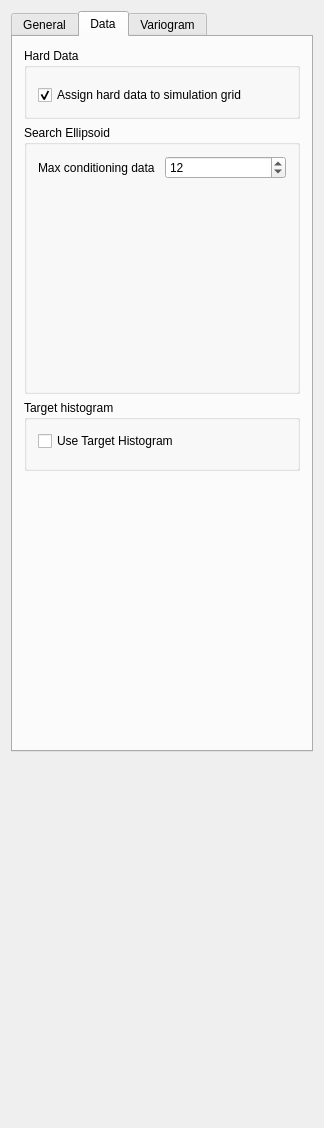
<?xml version="1.0" encoding="UTF-8"?>
<ui version="4.0">
 <class>Sgsim</class>
 <widget class="QWidget" name="Sgsim">
  <property name="geometry">
   <rect>
    <x>0</x>
    <y>0</y>
    <width>318</width>
    <height>1128</height>
   </rect>
  </property>
  <property name="windowTitle">
   <string>category=Simulation
description=sequential gaussian simulation</string>
  </property>
  <property name="whatsThis">
   <string/>
  </property>
  <property name="AlgorithmCategory" stdset="0">
   <string>Simulation</string>
  </property>
  <property name="AlgorithmDescription" stdset="0">
   <string>Sequential Gaussian Simulation</string>
  </property>
  <layout class="QVBoxLayout" name="verticalLayout_6">
   <item>
    <widget class="QTabWidget" name="sgsim">
     <property name="sizePolicy">
      <sizepolicy hsizetype="Preferred" vsizetype="Preferred">
       <horstretch>0</horstretch>
       <verstretch>0</verstretch>
      </sizepolicy>
     </property>
     <property name="currentIndex">
      <number>1</number>
     </property>
     <widget class="QWidget" name="tab">
      <attribute name="title">
       <string>General</string>
      </attribute>
      <layout class="QVBoxLayout" name="verticalLayout_3">
       <item>
        <widget class="QGroupBox" name="SimulationGrid">
         <property name="maximumSize">
          <size>
           <width>32767</width>
           <height>140</height>
          </size>
         </property>
         <property name="title">
          <string>Simulation Grid</string>
         </property>
         <layout class="QVBoxLayout" name="verticalLayout">
          <item>
           <widget class="GridSelector" name="Grid_Name">
            <property name="currentIndex">
             <number>0</number>
            </property>
           </widget>
          </item>
          <item>
           <widget class="QLabel" name="TextLabel2">
            <property name="text">
             <string>Property Name Prefix</string>
            </property>
            <property name="wordWrap">
             <bool>false</bool>
            </property>
           </widget>
          </item>
          <item>
           <widget class="QLineEdit" name="Property_Name"/>
          </item>
          <item>
           <spacer>
            <property name="orientation">
             <enum>Qt::Vertical</enum>
            </property>
            <property name="sizeType">
             <enum>QSizePolicy::Expanding</enum>
            </property>
            <property name="sizeHint" stdset="0">
             <size>
              <width>16</width>
              <height>16</height>
             </size>
            </property>
           </spacer>
          </item>
         </layout>
        </widget>
       </item>
       <item>
        <spacer>
         <property name="orientation">
          <enum>Qt::Vertical</enum>
         </property>
         <property name="sizeType">
          <enum>QSizePolicy::Fixed</enum>
         </property>
         <property name="sizeHint" stdset="0">
          <size>
           <width>16</width>
           <height>16</height>
          </size>
         </property>
        </spacer>
       </item>
       <item>
        <layout class="QHBoxLayout">
         <property name="spacing">
          <number>6</number>
         </property>
         <property name="margin">
          <number>0</number>
         </property>
         <item>
          <widget class="QLabel" name="TextLabel2_2_2_2">
           <property name="text">
            <string>Nb of realizations</string>
           </property>
           <property name="wordWrap">
            <bool>false</bool>
           </property>
          </widget>
         </item>
         <item>
          <widget class="QSpinBox" name="Nb_Realizations">
           <property name="minimum">
            <number>1</number>
           </property>
           <property name="maximum">
            <number>10000</number>
           </property>
          </widget>
         </item>
        </layout>
       </item>
       <item>
        <layout class="QHBoxLayout">
         <property name="spacing">
          <number>6</number>
         </property>
         <property name="margin">
          <number>0</number>
         </property>
         <item>
          <widget class="QLabel" name="TextLabel2_2_2_2_2">
           <property name="text">
            <string>Seed</string>
           </property>
           <property name="wordWrap">
            <bool>false</bool>
           </property>
          </widget>
         </item>
         <item>
          <widget class="QSpinBox" name="Seed">
           <property name="maximum">
            <number>99999999</number>
           </property>
           <property name="value">
            <number>14071789</number>
           </property>
          </widget>
         </item>
        </layout>
       </item>
       <item>
        <widget class="QLabel" name="textLabel1">
         <property name="text">
          <string>Kriging Type:</string>
         </property>
         <property name="wordWrap">
          <bool>false</bool>
         </property>
        </widget>
       </item>
       <item>
        <widget class="QComboBox" name="Kriging_Type">
         <item>
          <property name="text">
           <string>Simple Kriging (SK)</string>
          </property>
         </item>
         <item>
          <property name="text">
           <string>Ordinary Kriging (OK)</string>
          </property>
         </item>
         <item>
          <property name="text">
           <string>Kriging with Trend (KT)</string>
          </property>
         </item>
         <item>
          <property name="text">
           <string>Kriging with Localy Varying Mean (LVM)</string>
          </property>
         </item>
        </widget>
       </item>
       <item>
        <widget class="GsTLGroupBox" name="Trend_box">
         <property name="title">
          <string>Trend Components</string>
         </property>
         <property name="keyword" stdset="0">
          <string>Kriging with Trend (KT)</string>
         </property>
         <property name="displayed" stdset="0">
          <bool>false</bool>
         </property>
         <property name="activated" stdset="0">
          <bool>false</bool>
         </property>
         <layout class="QVBoxLayout">
          <property name="spacing">
           <number>6</number>
          </property>
          <property name="margin">
           <number>11</number>
          </property>
          <item>
           <widget class="TrendComponents" name="Trend"/>
          </item>
         </layout>
        </widget>
       </item>
       <item>
        <widget class="GsTLGroupBox" name="Local_Mean_box">
         <property name="title">
          <string>Property with Local Mean</string>
         </property>
         <property name="keyword" stdset="0">
          <string>Kriging with Localy Varying Mean (LVM)</string>
         </property>
         <property name="displayed" stdset="0">
          <bool>false</bool>
         </property>
         <property name="activated" stdset="0">
          <bool>false</bool>
         </property>
         <layout class="QVBoxLayout">
          <property name="spacing">
           <number>6</number>
          </property>
          <property name="margin">
           <number>11</number>
          </property>
          <item>
           <widget class="SinglePropertySelector" name="Local_Mean_Property"/>
          </item>
         </layout>
        </widget>
       </item>
       <item>
        <spacer>
         <property name="orientation">
          <enum>Qt::Vertical</enum>
         </property>
         <property name="sizeType">
          <enum>QSizePolicy::Expanding</enum>
         </property>
         <property name="sizeHint" stdset="0">
          <size>
           <width>20</width>
           <height>330</height>
          </size>
         </property>
        </spacer>
       </item>
      </layout>
     </widget>
     <widget class="QWidget" name="tab">
      <attribute name="title">
       <string>Data</string>
      </attribute>
      <layout class="QVBoxLayout" name="verticalLayout_5">
       <item>
        <widget class="QGroupBox" name="GroupBox3">
         <property name="title">
          <string>Hard Data</string>
         </property>
         <layout class="QGridLayout">
          <property name="margin">
           <number>11</number>
          </property>
          <property name="spacing">
           <number>6</number>
          </property>
          <item row="1" column="0">
           <widget class="QCheckBox" name="Assign_Hard_Data">
            <property name="text">
             <string>Assign hard data to simulation grid</string>
            </property>
            <property name="checked">
             <bool>true</bool>
            </property>
           </widget>
          </item>
          <item row="0" column="0">
           <widget class="PropertySelector" name="Hard_Data"/>
          </item>
         </layout>
        </widget>
       </item>
       <item>
        <widget class="QGroupBox" name="GroupBox9">
         <property name="minimumSize">
          <size>
           <width>0</width>
           <height>0</height>
          </size>
         </property>
         <property name="title">
          <string>Search Ellipsoid</string>
         </property>
         <layout class="QVBoxLayout" name="verticalLayout_2">
          <item>
           <layout class="QHBoxLayout">
            <property name="spacing">
             <number>6</number>
            </property>
            <property name="margin">
             <number>0</number>
            </property>
            <item>
             <widget class="QLabel" name="TextLabel2_2_2_2_3">
              <property name="text">
               <string>Max conditioning data</string>
              </property>
              <property name="wordWrap">
               <bool>false</bool>
              </property>
             </widget>
            </item>
            <item>
             <widget class="QSpinBox" name="Max_Conditioning_Data">
              <property name="minimum">
               <number>0</number>
              </property>
              <property name="maximum">
               <number>20000</number>
              </property>
              <property name="value">
               <number>12</number>
              </property>
             </widget>
            </item>
           </layout>
          </item>
          <item>
           <widget class="EllipsoidInput" name="Search_Ellipsoid"/>
          </item>
          <item>
           <widget class="AdvancedNeighborhoodInput" name="AdvancedSearch"/>
          </item>
          <item>
           <spacer name="verticalSpacer_2">
            <property name="orientation">
             <enum>Qt::Vertical</enum>
            </property>
            <property name="sizeHint" stdset="0">
             <size>
              <width>20</width>
              <height>17</height>
             </size>
            </property>
           </spacer>
          </item>
         </layout>
        </widget>
       </item>
       <item>
        <widget class="QGroupBox" name="groupBox">
         <property name="title">
          <string>Target histogram</string>
         </property>
         <layout class="QVBoxLayout" name="verticalLayout_4">
          <item>
           <widget class="QCheckBox" name="Use_Target_Histogram">
            <property name="text">
             <string>Use Target Histogram</string>
            </property>
            <property name="checked">
             <bool>false</bool>
            </property>
           </widget>
          </item>
          <item>
           <widget class="NonParamCdfInput" name="nonParamCdf">
            <property name="enabled">
             <bool>false</bool>
            </property>
           </widget>
          </item>
         </layout>
        </widget>
       </item>
       <item>
        <spacer>
         <property name="orientation">
          <enum>Qt::Vertical</enum>
         </property>
         <property name="sizeType">
          <enum>QSizePolicy::Expanding</enum>
         </property>
         <property name="sizeHint" stdset="0">
          <size>
           <width>276</width>
           <height>16</height>
          </size>
         </property>
        </spacer>
       </item>
      </layout>
     </widget>
     <widget class="QWidget" name="TabPage">
      <attribute name="title">
       <string>Variogram</string>
      </attribute>
      <layout class="QVBoxLayout">
       <property name="spacing">
        <number>6</number>
       </property>
       <property name="margin">
        <number>0</number>
       </property>
       <item>
        <widget class="QGroupBox" name="GroupBox11">
         <property name="title">
          <string>Variogram</string>
         </property>
         <layout class="QVBoxLayout">
          <property name="spacing">
           <number>6</number>
          </property>
          <property name="margin">
           <number>11</number>
          </property>
          <item>
           <widget class="VariogramInput" name="Variogram"/>
          </item>
         </layout>
        </widget>
       </item>
       <item>
        <spacer>
         <property name="orientation">
          <enum>Qt::Vertical</enum>
         </property>
         <property name="sizeType">
          <enum>QSizePolicy::Expanding</enum>
         </property>
         <property name="sizeHint" stdset="0">
          <size>
           <width>0</width>
           <height>0</height>
          </size>
         </property>
        </spacer>
       </item>
      </layout>
     </widget>
    </widget>
   </item>
   <item>
    <spacer name="verticalSpacer">
     <property name="orientation">
      <enum>Qt::Vertical</enum>
     </property>
     <property name="sizeHint" stdset="0">
      <size>
       <width>20</width>
       <height>25</height>
      </size>
     </property>
    </spacer>
   </item>
  </layout>
 </widget>
 <layoutdefault spacing="6" margin="11"/>
 <customwidgets>
  <customwidget>
   <class>SinglePropertySelector</class>
   <extends>QComboBox</extends>
   <header>GsTLAppli/extra/qtplugins/selectors.h</header>
  </customwidget>
  <customwidget>
   <class>VariogramInput</class>
   <extends>QWidget</extends>
   <header>GsTLAppli/extra/qtplugins/variogram_input.h</header>
  </customwidget>
  <customwidget>
   <class>GsTLGroupBox</class>
   <extends>QGroupBox</extends>
   <header>GsTLAppli/extra/qtplugins/selectors.h</header>
   <container>1</container>
  </customwidget>
  <customwidget>
   <class>TrendComponents</class>
   <extends>QWidget</extends>
   <header>GsTLAppli/extra/qtplugins/kriging_type_selector.h</header>
  </customwidget>
  <customwidget>
   <class>EllipsoidInput</class>
   <extends>QWidget</extends>
   <header>GsTLAppli/extra/qtplugins/ellipsoid_input.h</header>
  </customwidget>
  <customwidget>
   <class>NonParamCdfInput</class>
   <extends>QWidget</extends>
   <header>GsTLAppli/extra/qtplugins/non_param_cdf_input.h</header>
  </customwidget>
  <customwidget>
   <class>GridSelector</class>
   <extends>QTabWidget</extends>
   <header>GsTLAppli/extra/qtplugins/selectors.h</header>
  </customwidget>
  <customwidget>
   <class>AdvancedNeighborhoodInput</class>
   <extends>QWidget</extends>
   <header>GsTLAppli/extra/qtplugins/neighborhood_filter_input.h</header>
  </customwidget>
  <customwidget>
   <class>PropertySelector</class>
   <extends>QWidget</extends>
   <header>GsTLAppli/extra/qtplugins/selectors.h</header>
  </customwidget>
 </customwidgets>
 <includes>
  <include location="local">gridselector.h</include>
  <include location="local">gstlgroupbox.h</include>
  <include location="local">trendcomponents.h</include>
  <include location="local">gstlgroupbox.h</include>
  <include location="local">singlepropertyselector.h</include>
  <include location="local">propertyselector.h</include>
  <include location="local">ellipsoidinput.h</include>
  <include location="local">gstl_table.h</include>
  <include location="local">gstl_table.h</include>
  <include location="local">gstlgroupbox.h</include>
  <include location="local">nonparamcdfinput.h</include>
  <include location="local">propertyselector.h</include>
  <include location="local">lowertailcdfinput.h</include>
  <include location="local">uppertailcdfinput.h</include>
  <include location="local">variograminput.h</include>
 </includes>
 <resources/>
 <connections>
  <connection>
   <sender>Kriging_Type</sender>
   <signal>activated(QString)</signal>
   <receiver>Trend_box</receiver>
   <slot>setActivated(QString)</slot>
   <hints>
    <hint type="sourcelabel">
     <x>20</x>
     <y>20</y>
    </hint>
    <hint type="destinationlabel">
     <x>20</x>
     <y>20</y>
    </hint>
   </hints>
  </connection>
  <connection>
   <sender>Kriging_Type</sender>
   <signal>activated(QString)</signal>
   <receiver>Local_Mean_box</receiver>
   <slot>setActivated(QString)</slot>
   <hints>
    <hint type="sourcelabel">
     <x>20</x>
     <y>20</y>
    </hint>
    <hint type="destinationlabel">
     <x>20</x>
     <y>20</y>
    </hint>
   </hints>
  </connection>
  <connection>
   <sender>Grid_Name</sender>
   <signal>activated(QString)</signal>
   <receiver>Local_Mean_Property</receiver>
   <slot>show_properties(QString)</slot>
   <hints>
    <hint type="sourcelabel">
     <x>20</x>
     <y>20</y>
    </hint>
    <hint type="destinationlabel">
     <x>20</x>
     <y>20</y>
    </hint>
   </hints>
  </connection>
  <connection>
   <sender>Kriging_Type</sender>
   <signal>activated(QString)</signal>
   <receiver>Trend_box</receiver>
   <slot>setActivated(QString)</slot>
   <hints>
    <hint type="sourcelabel">
     <x>20</x>
     <y>20</y>
    </hint>
    <hint type="destinationlabel">
     <x>20</x>
     <y>20</y>
    </hint>
   </hints>
  </connection>
  <connection>
   <sender>Kriging_Type</sender>
   <signal>activated(QString)</signal>
   <receiver>Local_Mean_box</receiver>
   <slot>setActivated(QString)</slot>
   <hints>
    <hint type="sourcelabel">
     <x>20</x>
     <y>20</y>
    </hint>
    <hint type="destinationlabel">
     <x>20</x>
     <y>20</y>
    </hint>
   </hints>
  </connection>
  <connection>
   <sender>Grid_Name</sender>
   <signal>activated(QString)</signal>
   <receiver>Local_Mean_Property</receiver>
   <slot>show_properties(QString)</slot>
   <hints>
    <hint type="sourcelabel">
     <x>20</x>
     <y>20</y>
    </hint>
    <hint type="destinationlabel">
     <x>20</x>
     <y>20</y>
    </hint>
   </hints>
  </connection>
  <connection>
   <sender>Use_Target_Histogram</sender>
   <signal>toggled(bool)</signal>
   <receiver>nonParamCdf</receiver>
   <slot>setEnabled(bool)</slot>
   <hints>
    <hint type="sourcelabel">
     <x>201</x>
     <y>424</y>
    </hint>
    <hint type="destinationlabel">
     <x>79</x>
     <y>416</y>
    </hint>
   </hints>
  </connection>
  <connection>
   <sender>Hard_Data</sender>
   <signal>object_changed(QString)</signal>
   <receiver>nonParamCdf</receiver>
   <slot>setReferenceGrid(QString)</slot>
   <hints>
    <hint type="sourcelabel">
     <x>196</x>
     <y>115</y>
    </hint>
    <hint type="destinationlabel">
     <x>79</x>
     <y>416</y>
    </hint>
   </hints>
  </connection>
  <connection>
   <sender>Hard_Data</sender>
   <signal>property_changed(QString)</signal>
   <receiver>nonParamCdf</receiver>
   <slot>setReferenceProperty(QString)</slot>
   <hints>
    <hint type="sourcelabel">
     <x>196</x>
     <y>115</y>
    </hint>
    <hint type="destinationlabel">
     <x>79</x>
     <y>416</y>
    </hint>
   </hints>
  </connection>
 </connections>
</ui>
